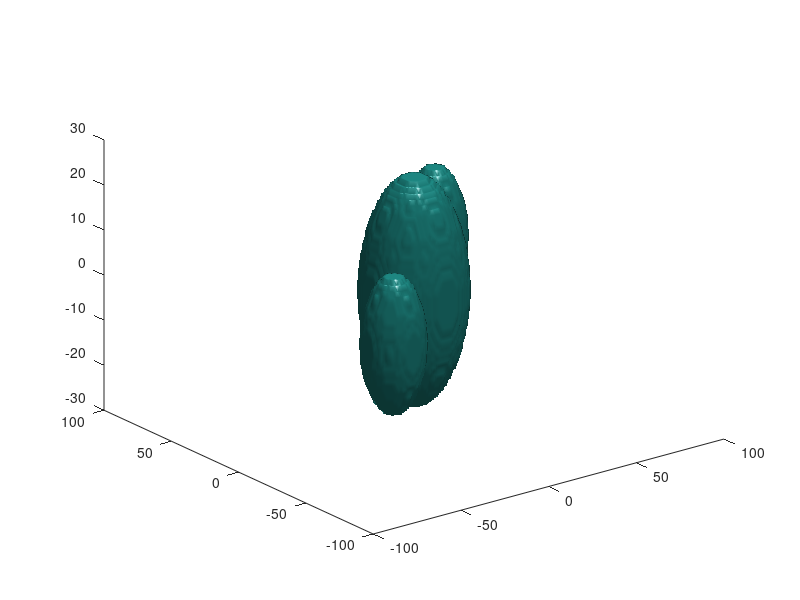

Write MATLAB code to recreate this figure. (Note: this script raises an error after producing the figure.)
% STEP1: create a 3d phantom pattern (3 spheres)
phantom_name = 'spheres.h5';
% resolution 
dx = 1; % mm 
dy = 1; % mm
dz = 1; % mm
x = -100:dx:100; % x range
y = -80:dy:80; % y range
z = -50:dz:50;
[posx posy posz] = meshgrid(x,y,z);
tissue_distrib = zeros(size(posx)); % background value 0.
tissue_distrib((posx.^2 + posy.^2 + posz.^2)<25^2)= 1; % radius 25, center at the origin, tissue index 1.
tissue_distrib(((posx - 50).^2 + (posy - 50).^2 + posz.^2)<15^2)= 2; % radius 15, center at (50,50, 0), tissue index 2.
tissue_distrib(((posx + 50).^2 + (posy + 50).^2 + posz.^2)<15^2)= 3; % radius 15, center at (-50,-50, 0),tissue index 3.
% plot the phantom
isosurface(posx, posy, posz, tissue_distrib, 0);
%---------------------------------------------------------------------
% STEP2: create the h5 phantom file.
if exist(phantom_name,'file')==2
    delete(phantom_name);
end

res=[dx dy dz]*1e-3; % unit in m.
h5create(phantom_name, '/phantom/resolution', size(res));
h5write(phantom_name, '/phantom/resolution', res);

tissue_distrib = uint16(tissue_distrib);
h5create(phantom_name, '/phantom/tissue_dist', size(tissue_distrib), 'Datatype', 'uint16');
h5write(phantom_name, '/phantom/tissue_dist', tissue_distrib);

